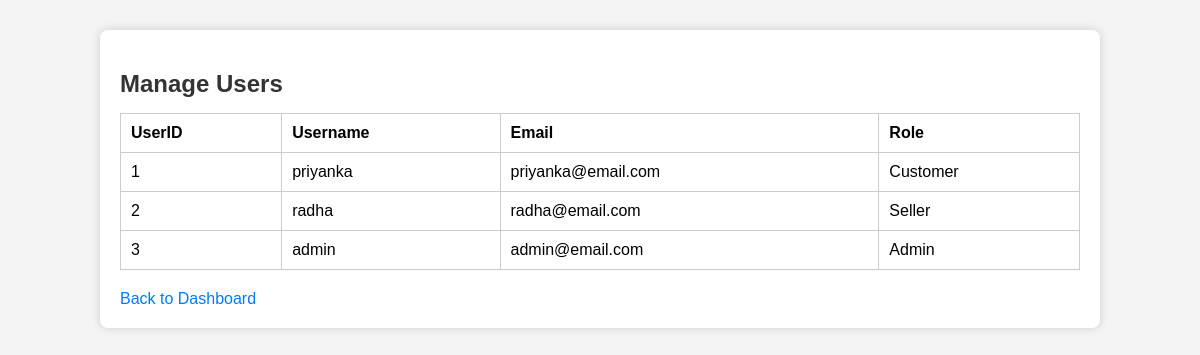
The page /manage_users (signed in) on the database its author committed.
### tables this page shows
CREATE TABLE Users (
    UserID INTEGER PRIMARY KEY AUTOINCREMENT,
    Username TEXT UNIQUE,
    Password TEXT,
    Email TEXT,
    Role TEXT CHECK(Role IN ('Customer','Seller','Admin'))
);

### routes/users/users.py (the view)
@auth_bp.route("/manage_users")
def manage_users():
    if "user_id" not in session or session.get("role") != "Admin":
        flash("Access denied.","danger")
        return redirect(url_for("auth.login"))
    conn = get_db_connection()
    cur = conn.cursor()
    cur.execute("SELECT UserID, Username, Email, Role FROM Users")
    users = cur.fetchall()
    conn.close()
    return render_template("manage_users.html", users=users)

### routes/users/users.py (called while the page is built)
def get_db_connection():
    conn = sqlite3.connect(DB_PATH)
    conn.row_factory = sqlite3.Row
    return conn

### templates/users/manage_users.html (shortened to what this page needs)
{% extends "base.html" %}
{% block content %}
<h2>Manage Users</h2>
<table border="1">
    <tr>
        <th>UserID</th>
        <th>Username</th>
        <th>Email</th>
        <th>Role</th>
    </tr>
    {% for user in users %}
    <tr>
        <td>{{ user['UserID'] }}</td>
        <td>{{ user['Username'] }}</td>
        <td>{{ user['Email'] }}</td>
        <td>{{ user['Role'] }}</td>
    </tr>
    {% endfor %}
</table>
<a href="{{ url_for('auth.dashboard') }}">Back to Dashboard</a>
{% endblock %}

### static/css/style.css (style rules this page uses)
body { font-family: Arial, sans-serif; background-color: #f4f4f4; margin: 0; padding: 0; }
h2 { color: #333; margin-bottom: 15px; }
table { width: 100%; border-collapse: collapse; margin-bottom: 20px; }
table, th, td { border: 1px solid #ccc; }
th, td { padding: 10px; text-align: left; }
a { color: #007BFF; text-decoration: none; }

### rows shown on the page
Users: UserID "1", Username "priyanka", Email "priyanka@email.com", Role "Customer"
Users: UserID "2", Username "radha", Email "radha@email.com", Role "Seller"
Users: UserID "3", Username "admin", Email "admin@email.com", Role "Admin"
